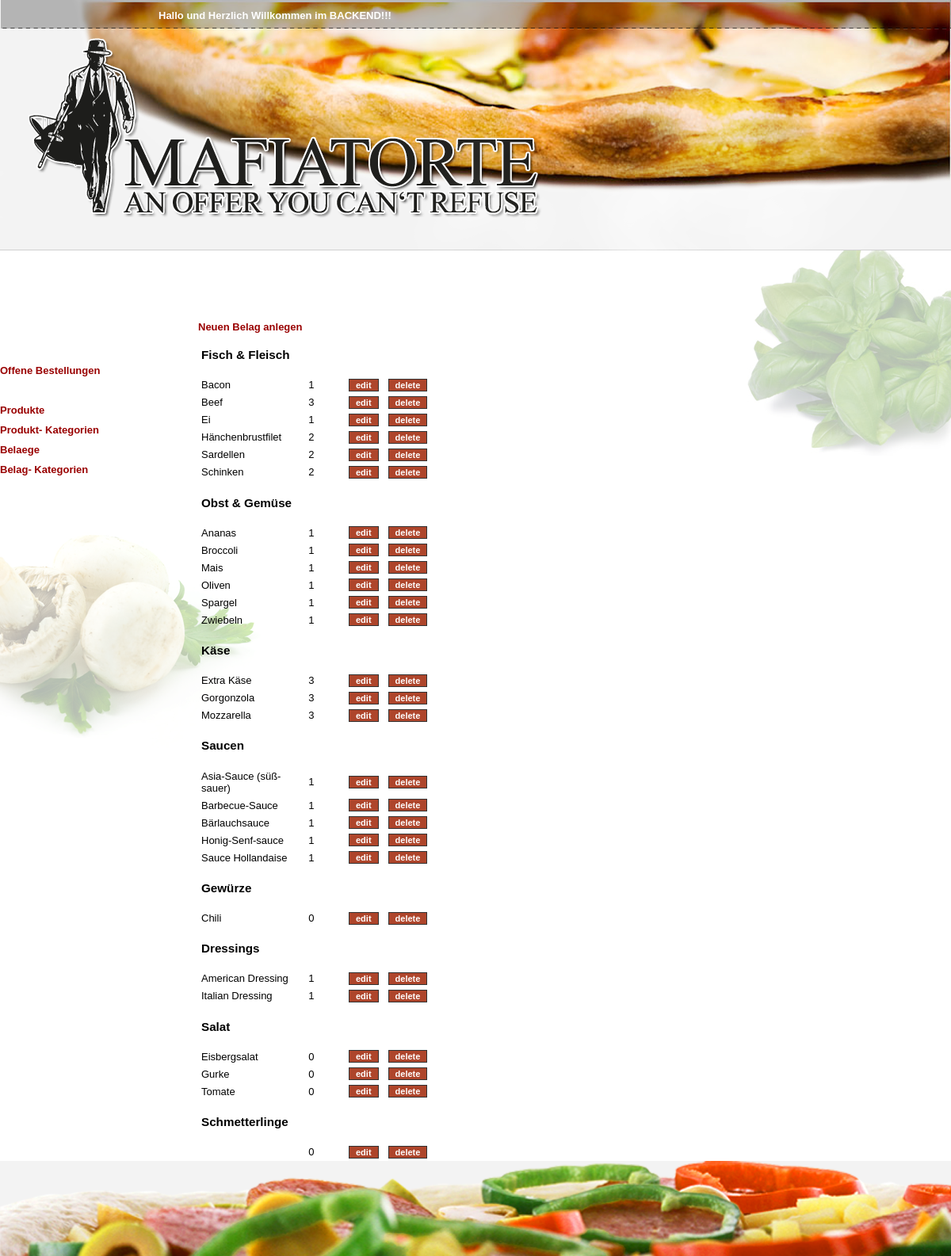
The page /backend/index.php?site=belag on the database its author committed.
### tables this page shows
CREATE TABLE IF NOT EXISTS `belagkat` (
  `ID` int(10) unsigned NOT NULL AUTO_INCREMENT,
  `name` varchar(50) NOT NULL,
  PRIMARY KEY (`ID`)
);

CREATE TABLE IF NOT EXISTS `belag` (
  `ID` int(10) unsigned NOT NULL AUTO_INCREMENT,
  `kat_ID` int(10) unsigned NOT NULL,
  `value` tinyint(1) unsigned NOT NULL,
  `name` varchar(50) NOT NULL,
  PRIMARY KEY (`ID`),
  KEY `kat_ID` (`kat_ID`),
  KEY `value` (`value`)
);

### _settings.php (called while the page is built, shortened)
<?php
function safe_query($query="") {
	if(stristr(str_replace(' ', '', $query), "unionselect")===FALSE AND stristr(str_replace(' ', '', $query), "union(select")===FALSE){
		if(DEBUG == "OFF") $result = mysql_query($query) or die('Query failed!');
		else {
			$result = mysql_query($query) or die('Query failed: '
			.'<li>errorno='.mysql_errno()
			.'<li>error='.mysql_error()
			.'<li>query='.$query);
		}
		return $result;
	}
	else die();
}
?>

### backend/belag.php (the view, shortened to what this page needs)
<?php
if(isset($_GET['action'])) {
	if($_GET['action']=="add") {
    echo '<h1>Belag hinzuf&uuml;gen</h1>
    <form method="post" action="index.php?site=belag" id="post" name="post" enctype="multipart/form-data" ">
    <table width="100%" border="0" cellspacing="1" cellpadding="3">
      <tr>
        <td width="15%"><b>Name des Belages</b></td>
        <td width="85%"><input type="text" name="name" size="60" /></td>
      </tr>
      <tr>
        <td width="15%"><b>Kategorie</b></td>
        <td width="85%"><select name="kat_ID" size="1">';
                          $katq = safe_query("SELECT ID,name FROM belagkat");
                          while($kat = mysql_fetch_array($katq)){
                            echo '<option value='. $kat["ID"] . '>'. $kat["name"] . '</option>';
                          }
                    echo '</select></td>
       </tr>
       <tr>
        <td width="15%"><b>Value</b></td>
        <td width="85%"><select name="value" size="1">
                         <option value="1">1</option>
                         <option value="2">2</option>
                         <option value="3">3</option>
                         </select></td>
      </tr>
      <tr>
        <td colspan="2"><input type="submit" name="save" value="Belag hinzuf&uuml;gen" /></td>
      </tr>
    </table>
    </form>';
	}
	elseif($_GET['action']=="edit") {
	 $belagq = safe_query("SELECT * FROM belag WHERE ID=". $_GET["ID"] . "");
   $belag = mysql_fetch_array($belagq);
  echo'<h1>Belag editieren</h1>';
    echo '<form method="post" action="index.php?site=belag" id="post" name="post" enctype="multipart/form-data" ">
    <table width="100%" border="0" cellspacing="1" cellpadding="3">
      <tr>
        <td width="15%"><b>Name des Belages</b></td>
        <td width="85%"><input type="text" name="name" size="60" value="'. $belag["name"] . '" />
        <input type="hidden" name="ID" value="'. $belag["ID"] .'" /></td>
      </tr>
      <tr>
        <td width="15%"><b>Kategorie</b></td>
        <td width="85%"><select name="kat_ID" size="1">';
                          $katq = safe_query("SELECT ID,name FROM belagkat");
                          while($kat = mysql_fetch_array($katq)){
                            echo '<option';
                            if($kat["ID"] == $belag["kat_ID"]) echo  " selected ";
                            echo ' value='. $kat["ID"] . '>'. $kat["name"] . '</option>';
                          }
                    echo '</select></td>
       </tr>
       <tr>
        <td width="15%"><b>Value</b></td>
        <td width="85%"><select name="value" size="1">';
                         for($i=1; $i<4; $i++){
                          echo '<option ';
                          if($i == $belag["value"]) echo " selected ";
                          echo 'value="'. $i .'">'. $i .'</option>';
                         }
                        echo '</select></td>
      </tr>
      <tr>
        <td colspan="2"><input type="submit" name="saveedit" value="Belag editieren" /></td>
      </tr>
    </table>
    </form>';
	}
}
else{
  echo '<a href="?site=belag&action=add">Neuen Belag anlegen</a>';
  $katq = safe_query("SELECT * FROM belagkat");
  echo '<table width="100%" border="0" cellspacing="1" cellpadding="3">';
  while($kat = mysql_fetch_array($katq)){
   echo "<tr>
          <td colspan='4'><h3>" . $kat["name"] . "</h3></td>
        </tr>";
    $produktq = safe_query("
    SELECT * FROM belag
    WHERE kat_ID=" . $kat["ID"] . "
    ORDER BY name");
    while($belag = mysql_fetch_array($produktq)){
      echo '<tr>
              <td width="15%">' . $belag["name"] . '</td>
              <td width="5%">' . $belag["value"] . '</td>
              <td width="5%"><a href="?site=belag&action=edit&ID=' . $belag["ID"] . '" class="button"> edit</a></td>
              <td align="left"><a href="?site=belag&delete=' . $belag["ID"] . '" class="button"> delete</a></td>
            </tr>';
    }
  }
  echo '</table>';
}
?>

### _stylesheet.css (style rules this page uses)
body { background-image:url(img/bg.png); background-repeat:no-repeat; background-position:top center; background-color:#FFF; background-attachment:fixed; margin:0px; padding:0px; font-family:Verdana, Arial, sans-serif; font-size:13px; margin-top:0px; margin-left:auto; margin-right:auto; }
a, a:visited, a:active { color: #900; text-decoration: none; font-weight:bold; }
a.button, a.button:visited, a:active { color:#FFF; }
.button { padding:1px 8px 1px 8px; margin-left: 5px; font-size:11px; border: 1px solid #333333; background-color: #AE452B; color:#FFF; }

### rows shown on the page
belagkat: name "Fisch & Fleisch"
belag: name "Bacon", value "1"
belag: name "Beef", value "3"
belag: name "Ei", value "1"
belag: name "Hänchenbrustfilet", value "2"
belag: name "Sardellen", value "2"
belag: name "Schinken", value "2"
belagkat: name "Obst & Gemüse"
belag: name "Ananas", value "1"
belag: name "Broccoli", value "1"
belag: name "Mais", value "1"
belag: name "Oliven", value "1"
belag: name "Spargel", value "1"
belag: name "Zwiebeln", value "1"
belagkat: name "Käse"
belag: name "Extra Käse", value "3"
belag: name "Gorgonzola", value "3"
belag: name "Mozzarella", value "3"
belagkat: name "Saucen"
belag: name "Asia-Sauce (süß-sauer)", value "1"
belag: name "Barbecue-Sauce", value "1"
belag: name "Bärlauchsauce", value "1"
belag: name "Honig-Senf-sauce", value "1"
belag: name "Sauce Hollandaise", value "1"
belagkat: name "Gewürze"
belag: name "Chili", value "0"
belagkat: name "Dressings"
belag: name "American Dressing", value "1"
belag: name "Italian Dressing", value "1"
belagkat: name "Salat"
belag: name "Eisbergsalat", value "0"
belag: name "Gurke", value "0"
belag: name "Tomate", value "0"
belagkat: name "Schmetterlinge"
belag: value "0"
